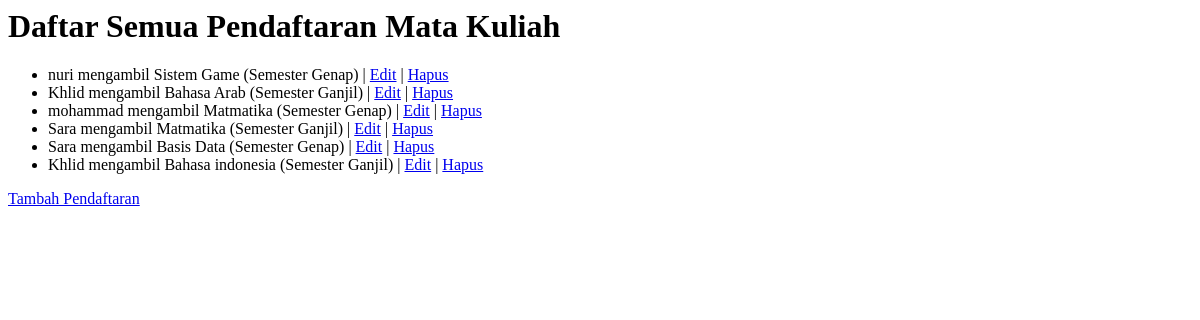
/krs/, run on an earlier commit of the app's database.
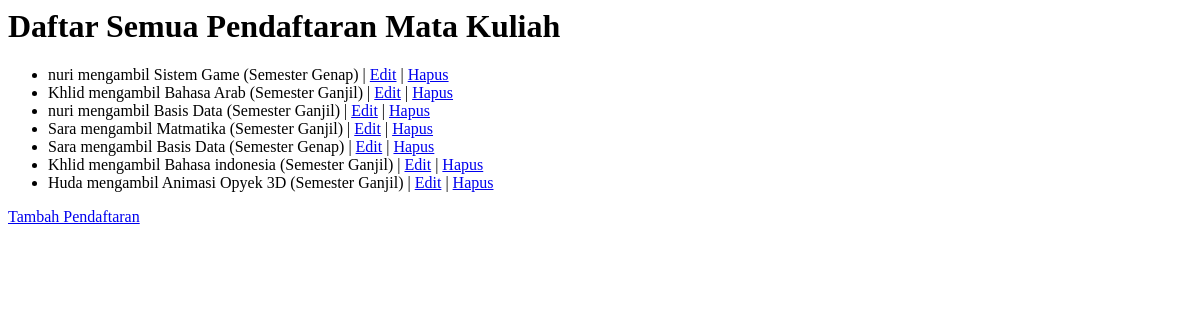
And on a later commit of the database.
### akademik/models.py (models this page shows, shortened)
class Pendaftaran(models.Model):
    mahasiswa = models.ForeignKey(Mahasiswa, on_delete=models.CASCADE, related_name='krs')
    matakuliah = models.ForeignKey(MataKuliah, on_delete=models.CASCADE, related_name='pendaftaran')
    semester = models.CharField(max_length=10)

class Mahasiswa(models.Model):
    nim = models.CharField(max_length=12, unique=True)
    nama = models.CharField(max_length=100)
    jurusan = models.CharField(max_length=100)

class MataKuliah(models.Model):
    kode_mk = models.CharField(max_length=10, unique=True)
    nama_mk = models.CharField(max_length=100)
    sks = models.IntegerField()
    dosen = models.CharField(max_length=100)

### akademik/views.py (the view)
# urls.py: path('krs/', PendaftaranListView.as_view(), name='krs-list'),
class PendaftaranListView(ListView):
    model = Pendaftaran
    template_name = "akademik/pendaftaran_list.html"

### akademik/templates/akademik/pendaftaran_list.html
<h1>Daftar Semua Pendaftaran Mata Kuliah</h1>
<ul>
    {% for p in object_list %}
        <li>
            {{ p.mahasiswa.nama }} mengambil
            {{ p.matakuliah.nama_mk }}
            (Semester {{ p.semester }})
            | <a href="{% url 'krs-edit' p.pk %}">Edit</a>
            | <a href="{% url 'krs-hapus' p.pk %}">Hapus</a>
        </li>
    {% empty %}
        <li>Tidak ada pendaftaran mata kuliah.</li>
    {% endfor %}
</ul>
<p>
    <a href="{% url 'krs-tambah' %}">Tambah Pendaftaran</a>
</p>

What changed in the data, as far as the page shows it:
changed Pendaftaran (number 3 of 7 on the later page): mahasiswa.nama "mohammad" → "nuri"; matakuliah.nama_mk "Matmatika" → "Basis Data"; semester "Genap" → "Ganjil"
added Pendaftaran: mahasiswa.nama "Huda", matakuliah.nama_mk "Animasi Opyek 3D", semester "Ganjil"
